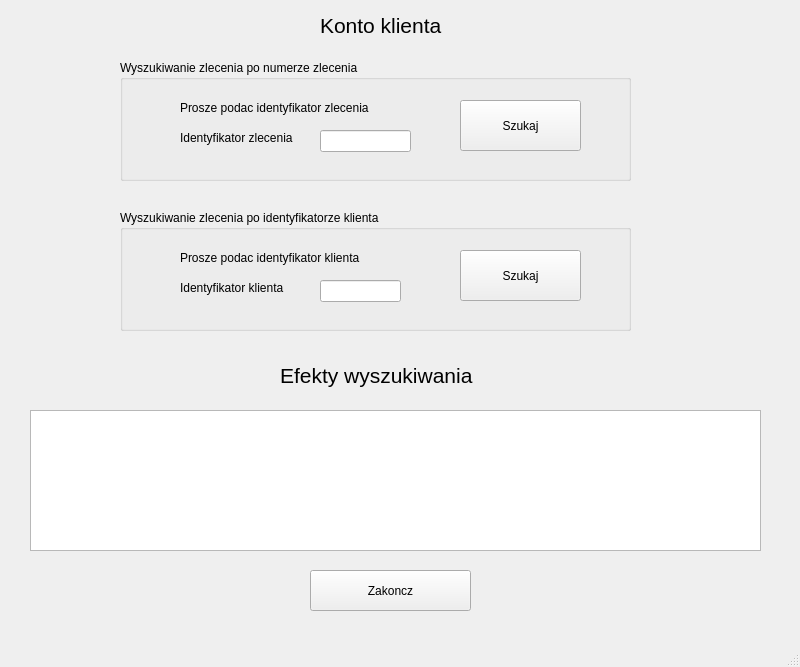
<?xml version="1.0" encoding="UTF-8"?>
<ui version="4.0">
 <class>KlientWindow</class>
 <widget class="QMainWindow" name="KlientWindow">
  <property name="geometry">
   <rect>
    <x>0</x>
    <y>0</y>
    <width>800</width>
    <height>667</height>
   </rect>
  </property>
  <property name="windowTitle">
   <string>MainWindow</string>
  </property>
  <widget class="QWidget" name="centralwidget">
   <widget class="QLabel" name="label">
    <property name="geometry">
     <rect>
      <x>320</x>
      <y>0</y>
      <width>281</width>
      <height>51</height>
     </rect>
    </property>
    <property name="font">
     <font>
      <pointsize>16</pointsize>
     </font>
    </property>
    <property name="text">
     <string>Konto klienta</string>
    </property>
   </widget>
   <widget class="QGroupBox" name="groupBox">
    <property name="geometry">
     <rect>
      <x>120</x>
      <y>60</y>
      <width>511</width>
      <height>121</height>
     </rect>
    </property>
    <property name="title">
     <string>Wyszukiwanie zlecenia po numerze zlecenia</string>
    </property>
    <widget class="QLabel" name="label_2">
     <property name="geometry">
      <rect>
       <x>60</x>
       <y>40</y>
       <width>391</width>
       <height>16</height>
      </rect>
     </property>
     <property name="text">
      <string>Prosze podac identyfikator zlecenia</string>
     </property>
    </widget>
    <widget class="QLineEdit" name="line_zlecenie">
     <property name="geometry">
      <rect>
       <x>200</x>
       <y>70</y>
       <width>91</width>
       <height>22</height>
      </rect>
     </property>
    </widget>
    <widget class="QLabel" name="label_3">
     <property name="geometry">
      <rect>
       <x>60</x>
       <y>70</y>
       <width>141</width>
       <height>16</height>
      </rect>
     </property>
     <property name="text">
      <string>Identyfikator zlecenia</string>
     </property>
    </widget>
    <widget class="QPushButton" name="szukaj_zlecenie">
     <property name="geometry">
      <rect>
       <x>340</x>
       <y>40</y>
       <width>121</width>
       <height>51</height>
      </rect>
     </property>
     <property name="text">
      <string>Szukaj</string>
     </property>
    </widget>
   </widget>
   <widget class="QGroupBox" name="groupBox_2">
    <property name="geometry">
     <rect>
      <x>120</x>
      <y>210</y>
      <width>511</width>
      <height>121</height>
     </rect>
    </property>
    <property name="title">
     <string>Wyszukiwanie zlecenia po identyfikatorze klienta</string>
    </property>
    <widget class="QLabel" name="label_4">
     <property name="geometry">
      <rect>
       <x>60</x>
       <y>40</y>
       <width>391</width>
       <height>16</height>
      </rect>
     </property>
     <property name="text">
      <string>Prosze podac identyfikator klienta</string>
     </property>
    </widget>
    <widget class="QLineEdit" name="line_klient">
     <property name="geometry">
      <rect>
       <x>200</x>
       <y>70</y>
       <width>81</width>
       <height>22</height>
      </rect>
     </property>
    </widget>
    <widget class="QLabel" name="label_5">
     <property name="geometry">
      <rect>
       <x>60</x>
       <y>70</y>
       <width>141</width>
       <height>16</height>
      </rect>
     </property>
     <property name="text">
      <string>Identyfikator klienta</string>
     </property>
    </widget>
    <widget class="QPushButton" name="szukaj_klient">
     <property name="geometry">
      <rect>
       <x>340</x>
       <y>40</y>
       <width>121</width>
       <height>51</height>
      </rect>
     </property>
     <property name="text">
      <string>Szukaj</string>
     </property>
    </widget>
   </widget>
   <widget class="QTableView" name="tableView">
    <property name="geometry">
     <rect>
      <x>30</x>
      <y>410</y>
      <width>731</width>
      <height>141</height>
     </rect>
    </property>
   </widget>
   <widget class="QLabel" name="label_6">
    <property name="geometry">
     <rect>
      <x>280</x>
      <y>350</y>
      <width>281</width>
      <height>51</height>
     </rect>
    </property>
    <property name="font">
     <font>
      <pointsize>16</pointsize>
     </font>
    </property>
    <property name="text">
     <string>Efekty wyszukiwania</string>
    </property>
   </widget>
   <widget class="QPushButton" name="zakoncz_button">
    <property name="geometry">
     <rect>
      <x>310</x>
      <y>570</y>
      <width>161</width>
      <height>41</height>
     </rect>
    </property>
    <property name="text">
     <string>Zakoncz</string>
    </property>
   </widget>
   <zorder>groupBox</zorder>
   <zorder>label</zorder>
   <zorder>groupBox_2</zorder>
   <zorder>tableView</zorder>
   <zorder>label_6</zorder>
   <zorder>zakoncz_button</zorder>
  </widget>
  <widget class="QMenuBar" name="menubar">
   <property name="geometry">
    <rect>
     <x>0</x>
     <y>0</y>
     <width>800</width>
     <height>19</height>
    </rect>
   </property>
  </widget>
  <widget class="QStatusBar" name="statusbar"/>
 </widget>
 <resources/>
 <connections/>
</ui>
